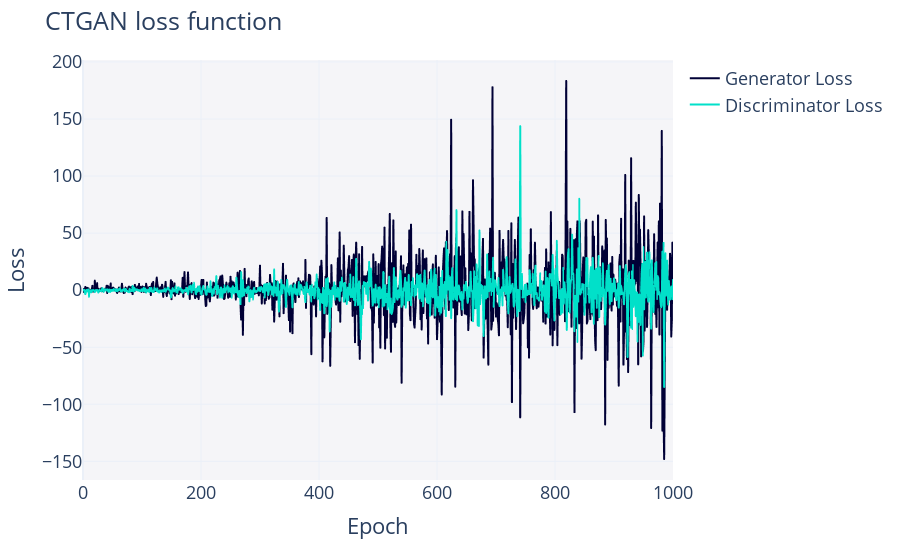

The cell this chart's notebook holds for it:
### Code cell
MejoresParametros[6]["LossesPlot"].show("vscode")

### Figure 1 — Plotly figure (JSON) as saved in the notebook; plotly's stock layout.template omitted (floating-point values rounded to 4 significant figures; data arrays with more than 128 entries replaced by an {"elided": "..."} marker saying what was removed)
{"data": [{"hovertemplate": "variable=Generator Loss<br>Epoch=%{x}<br>value=%{y}<extra></extra>", "legendgroup": "Generator Loss", "line": {"color": "#000036", "dash": "solid"}, "marker": {"symbol": "circle"}, "mode": "lines", "name": "Generator Loss", "showlegend": true, "type": "scattergl", "x": {"elided": "1001 int values"}, "xaxis": "x", "y": {"elided": "1001 float values"}, "yaxis": "y"}, {"hovertemplate": "variable=Discriminator Loss<br>Epoch=%{x}<br>value=%{y}<extra></extra>", "legendgroup": "Discriminator Loss", "line": {"color": "#01E0C9", "dash": "solid"}, "marker": {"symbol": "circle"}, "mode": "lines", "name": "Discriminator Loss", "showlegend": true, "type": "scattergl", "x": {"elided": "1001 int values"}, "xaxis": "x", "y": {"elided": "1001 float values"}, "yaxis": "y"}], "layout": {"font": {"size": 18}, "legend": {"orientation": "v", "title": {"text": ""}, "tracegroupgap": 0}, "margin": {"t": 60}, "plot_bgcolor": "#F5F5F8", "title": {"text": "CTGAN loss function"}, "xaxis": {"anchor": "y", "domain": [0, 1], "title": {"text": "Epoch"}}, "yaxis": {"anchor": "x", "domain": [0, 1], "title": {"text": "Loss"}}}}
